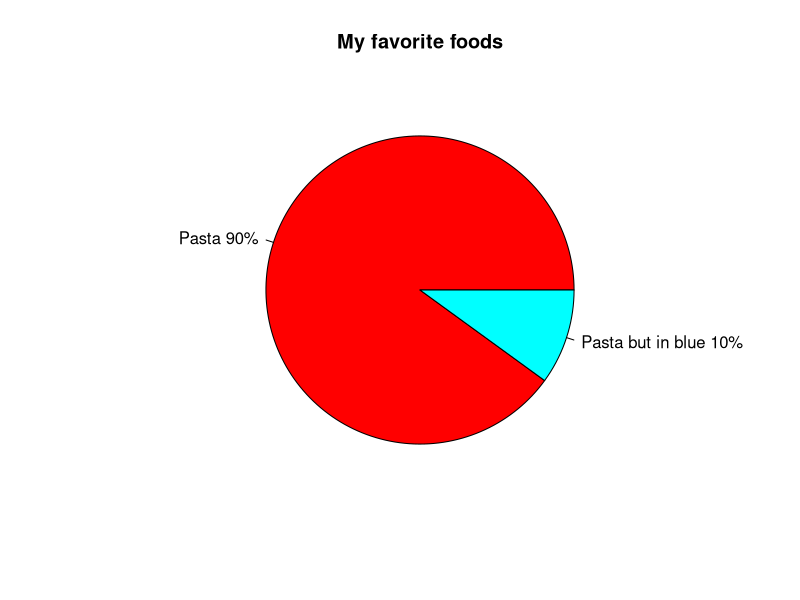

Write the R code that produced this figure.
## ---- chunk 1
slices <- c(90, 10) 
lbls <- c("Pasta", "Pasta but in blue")
pct <- round(slices/sum(slices)*100)
lbls <- paste(lbls, pct) # add percents to labels 
lbls <- paste(lbls,"%",sep="") # ad % to labels 
pie(slices,labels = lbls, col=rainbow(length(lbls)),
  	main="My favorite foods")
